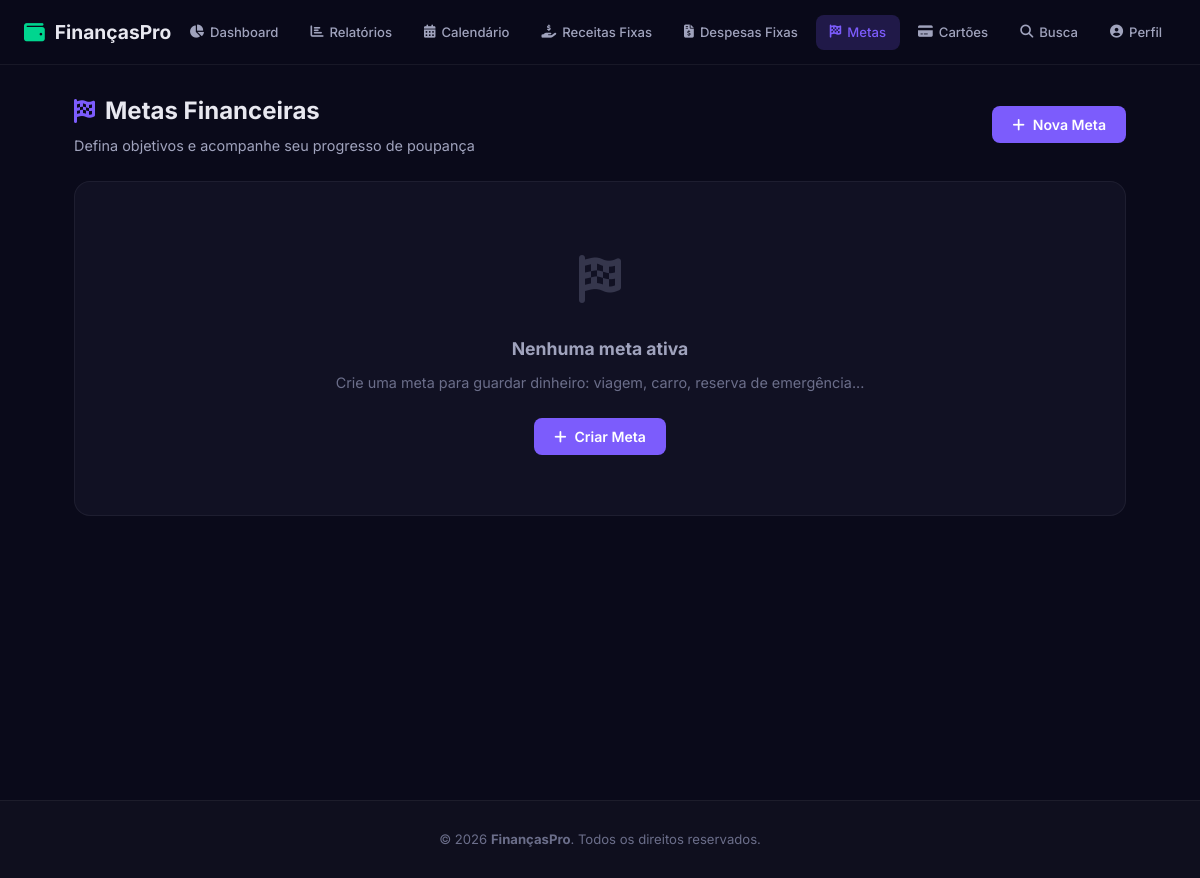
Page /metas on the earlier database version.
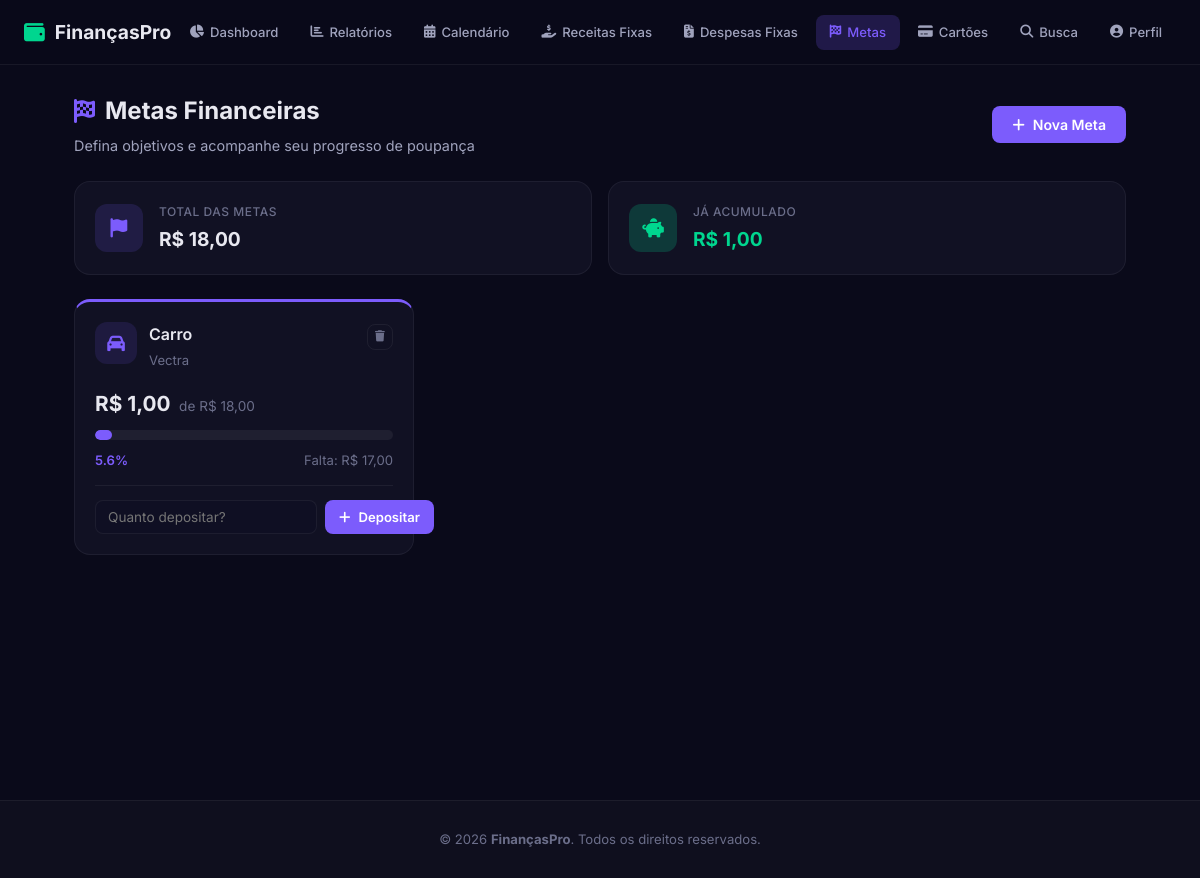
Same page on the later database version.
### app.py (models this page shows)
class Meta(db.Model):
    id = db.Column(db.Integer, primary_key=True)
    nome = db.Column(db.String(100), nullable=False)
    descricao = db.Column(db.String(200))
    valor_alvo = db.Column(db.Float, nullable=False)
    valor_atual = db.Column(db.Float, default=0.0)
    prazo = db.Column(db.Date, nullable=True)
    icone = db.Column(db.String(30), default='fa-bullseye')
    cor = db.Column(db.String(7), default='#7c5cfc')
    concluida = db.Column(db.Boolean, default=False)
    criada_em = db.Column(db.DateTime, default=datetime.utcnow)
    usuario_id = db.Column(db.Integer, db.ForeignKey('usuario.id'), nullable=False)
    @property
    def percentual(self):
        if self.valor_alvo <= 0:
            return 0
        return min(round((self.valor_atual / self.valor_alvo) * 100, 1), 100)
    @property
    def restante(self):
        return max(self.valor_alvo - self.valor_atual, 0)
    @property
    def dias_restantes(self):
        if not self.prazo:
            return None
        delta = self.prazo - date.today()
        return max(delta.days, 0)

### app.py (the view)
@app.route('/metas')
def metas():
    usuario = get_user()
    metas_ativas = Meta.query.filter_by(usuario_id=usuario.id, concluida=False).order_by(Meta.prazo).all()
    metas_concluidas = Meta.query.filter_by(usuario_id=usuario.id, concluida=True).all()
    total_alvo = sum(m.valor_alvo for m in metas_ativas)
    total_acumulado = sum(m.valor_atual for m in metas_ativas)
    return render_template('metas.html',
                           metas_ativas=metas_ativas,
                           metas_concluidas=metas_concluidas,
                           total_alvo=total_alvo,
                           total_acumulado=total_acumulado)

### app.py (called while the page is built, shortened)
def get_user():
    usuario = Usuario.query.first()
    return usuario

@app.context_processor
def inject_user():
    return dict(usuario=get_user())

@app.template_filter('brl')
def format_brl(value):
    try:
        return f"R$ {value:,.2f}".replace(',', 'X').replace('.', ',').replace('X', '.')
    except (ValueError, TypeError):
        return "R$ 0,00"

### templates/metas.html (shortened to what this page needs)
{% extends 'base.html' %}
{% block content %}
<section class="page-section">
    <div class="page-header">
        <div>
            <h1><i class="fas fa-flag-checkered"></i> Metas Financeiras</h1>
            <p class="page-subtitle">Defina objetivos e acompanhe seu progresso de poupança</p>
        </div>
        <button class="btn btn-primary" onclick="openModal('addMetaModal')">
            <i class="fas fa-plus"></i> Nova Meta
        </button>
    </div>
    {% if metas_ativas %}
    <div class="stats-grid stats-grid-2">
        <div class="stat-card">
            <div class="stat-icon" style="background: rgba(124, 92, 252, 0.15); color: #7c5cfc;">
                <i class="fas fa-flag"></i>
            </div>
            <div class="stat-info">
                <span class="stat-label">Total das Metas</span>
                <span class="stat-value">{{ total_alvo|brl }}</span>
            </div>
        </div>
        <div class="stat-card">
            <div class="stat-icon stat-icon-green">
                <i class="fas fa-piggy-bank"></i>
            </div>
            <div class="stat-info">
                <span class="stat-label">Já Acumulado</span>
                <span class="stat-value text-green">{{ total_acumulado|brl }}</span>
            </div>
        </div>
    </div>
    {% endif %}
    {% if metas_ativas %}
    <div class="goals-grid">
        {% for meta in metas_ativas %}
        <div class="goal-card" style="--goal-color: {{ meta.cor }}">
            <div class="goal-card-header">
                <div class="goal-card-icon" style="background: {{ meta.cor }}20; color: {{ meta.cor }}">
                    <i class="fas {{ meta.icone }}"></i>
                </div>
                <div class="goal-card-title">
                    <h3>{{ meta.nome }}</h3>
                    {% if meta.descricao %}
                    <p class="goal-desc">{{ meta.descricao }}</p>
                    {% endif %}
                </div>
                <form action="{{ url_for('excluir_meta', id=meta.id) }}" method="POST" class="inline-form"
                    onsubmit="return confirm('Excluir meta {{ meta.nome }}?')">
                    <button type="submit" class="btn-icon btn-icon-delete btn-icon-sm"><i
                            class="fas fa-trash"></i></button>
                </form>
            </div>
            <div class="goal-card-values">
                <span class="goal-current">{{ meta.valor_atual|brl }}</span>
                <span class="goal-target">de {{ meta.valor_alvo|brl }}</span>
            </div>
            <div class="progress-bar progress-bar-lg">
                <div class="progress-fill" style="width: {{ meta.percentual }}%; background: {{ meta.cor }}"></div>
            </div>
            <div class="goal-card-footer">
                <span style="color: {{ meta.cor }}; font-weight: 600;">{{ meta.percentual }}%</span>
                <span class="text-muted">Falta: {{ meta.restante|brl }}</span>
            </div>
            <form action="{{ url_for('depositar_meta', id=meta.id) }}" method="POST" class="goal-deposit-form">
                <input type="number" name="valor" step="0.01" min="0.01" placeholder="Quanto depositar?" required>
                <button type="submit" class="btn btn-sm btn-primary">
                    <i class="fas fa-plus"></i> Depositar
                </button>
            </form>
        </div>
        {% endfor %}
    </div>
    {% else %}
    <div class="empty-state-page">
        <div class="empty-icon"><i class="fas fa-flag-checkered"></i></div>
        <h3>Nenhuma meta ativa</h3>
        <p>Crie uma meta para guardar dinheiro: viagem, carro, reserva de emergência...</p>
        <button class="btn btn-primary" onclick="openModal('addMetaModal')">
            <i class="fas fa-plus"></i> Criar Meta
        </button>
    </div>
    {% endif %}
</section>
{% endblock %}

Differences in the rows shown:
added Meta: nome "Carro", descricao "Vectra", valor_atual|brl "R$ 1,00", valor_alvo|brl "R$ 18,00", percentual "5.6", restante|brl "R$ 17,00"
Other differences:
{{ total_alvo|brl }}: (not shown) → "R$ 18,00"
{{ total_acumulado|brl }}: (not shown) → "R$ 1,00"
text no longer shown: "Nenhuma meta ativa Crie uma meta para guardar dinheiro: viagem, carro, reserva de emergência... Criar Meta"
text now shown: "TOTAL DAS METAS JÁ ACUMULADO"
